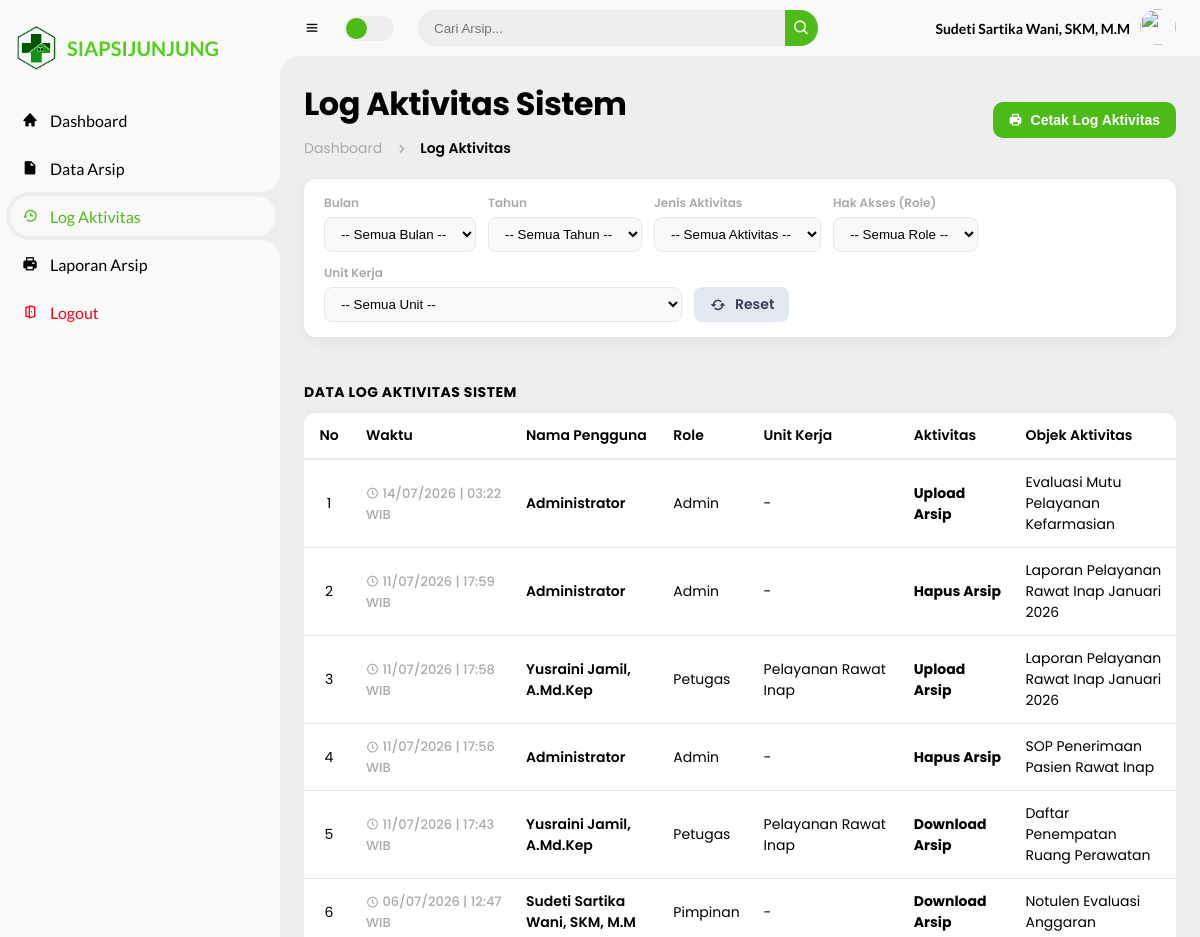
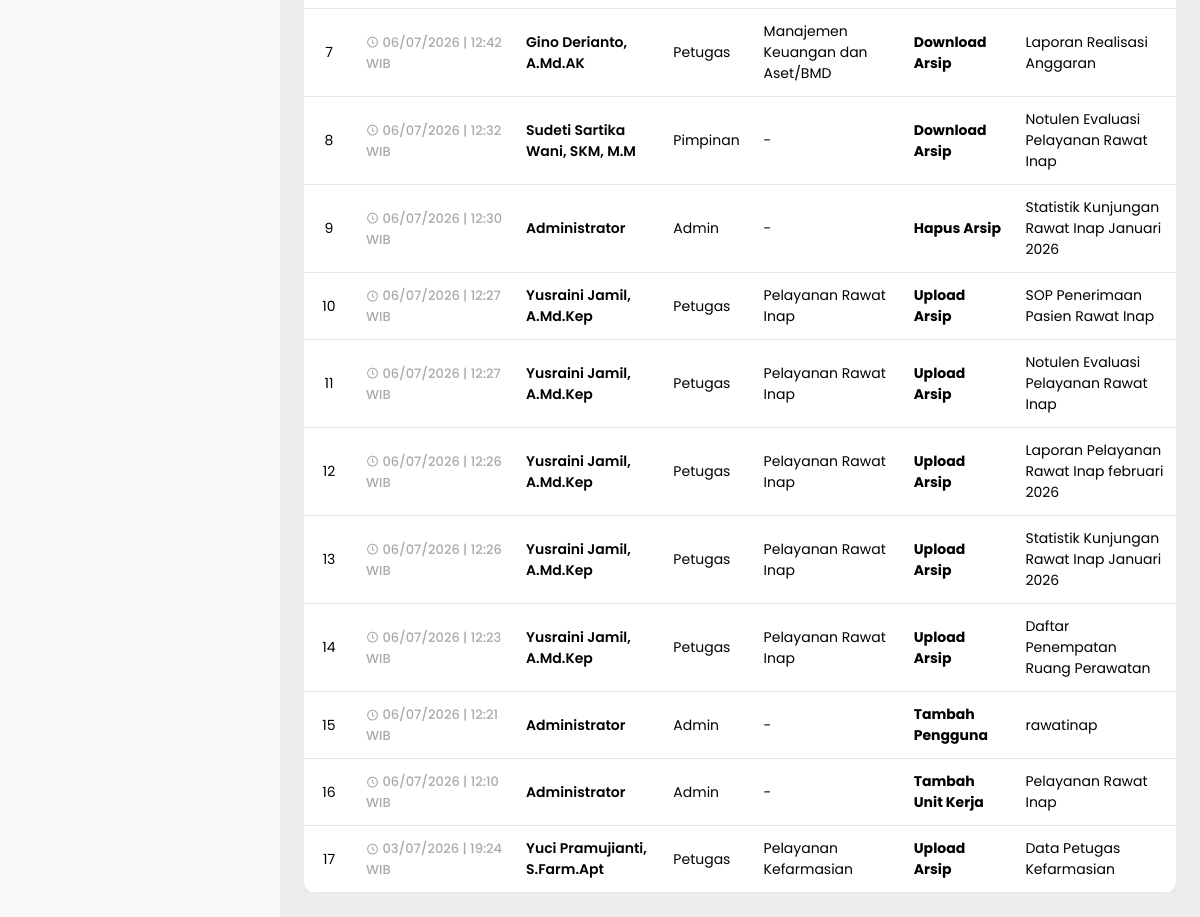
The app's page /pages/admin/log_aktivitas.php (signed in) with its own data (2 pictures, top to bottom).
### tables this page shows
CREATE TABLE `log_aktivitas` (
  `id_log` int(11) NOT NULL,
  `waktu` timestamp NOT NULL DEFAULT current_timestamp(),
  `id_user` int(11) NOT NULL,
  `aktivitas` varchar(50) NOT NULL,
  `objek_aktivitas` varchar(255) NOT NULL
);

CREATE TABLE `users` (
  `id_user` int(11) NOT NULL,
  `username` varchar(50) NOT NULL,
  `password` varchar(255) NOT NULL,
  `nama_lengkap` varchar(100) NOT NULL,
  `foto` varchar(255) DEFAULT NULL,
  `role` enum('admin','petugas','pimpinan') NOT NULL,
  `id_unit` int(11) DEFAULT NULL,
  `status` enum('aktif','nonaktif') DEFAULT 'aktif',
  `created_at` timestamp NOT NULL DEFAULT current_timestamp()
);

CREATE TABLE `unit_kerja` (
  `id_unit` int(11) NOT NULL,
  `kode_unit` varchar(20) NOT NULL,
  `nama_unit` varchar(100) NOT NULL,
  `penanggung_jawab` varchar(100) NOT NULL,
  `created_at` timestamp NOT NULL DEFAULT current_timestamp()
);

### pages/admin/log_aktivitas.php (the view, shortened to what this page needs)
<?php
include "../../config/koneksi.php";
$query_base = "SELECT l.*, u.nama_lengkap, u.role, uk.nama_unit
               FROM log_aktivitas l
               JOIN users u ON l.id_user = u.id_user
               LEFT JOIN unit_kerja uk ON u.id_unit = uk.id_unit
               WHERE 1=1";
$query_log = mysqli_query($koneksi, $query_base . " ORDER BY l.waktu DESC");
?>
<!DOCTYPE html>
<html lang="id">
<head>
    <link rel="stylesheet" href="../../assets/boxicons-2.1.4/css/boxicons.min.css">
    <link rel="stylesheet" href="../../assets/css/style.css">
</head>
<body>
    <?php include '../partials/sidebar.php'; ?>
    <section id="content">
        <?php include '../partials/navbar.php'; ?>
        <main>
            <div class="head-title">
                <div class="left">
                    <h1>Log Aktivitas Sistem</h1>
                    <ul class="breadcrumb">
                        <li><a href="dashboard.php">Dashboard</a></li>
                        <li><i class='bx bx-chevron-right'></i></li>
                        <li><a class="active" href="#">Log Aktivitas</a></li>
                    </ul>
                </div>
                <div class="action-box">
                    <button onclick="window.print()" class="btn-action-custom btn-print" style="background: var(--green); border-radius: 10px;">
                        <i class='bx bxs-printer' style="font-size: 14px; color:#fff;"></i>
                        <span style="color: #ffff;" class="text">Cetak Log Aktivitas</span>
                    </button>
                </div>
            </div>
            <div class="filter-card-custom">
                <form action="" method="GET" style="display: flex; gap: 12px; flex-wrap: wrap; width: 100%; align-items: flex-end;">
                    <div class="form-group-custom">
                        <label>Bulan</label>
                        <select name="filter_bulan" onchange="this.form.submit()" style="cursor: pointer;">
                            <option value="">-- Semua Bulan --</option>
                        </select>
                    </div>
                    <div class="form-group-custom">
                        <label>Tahun</label>
                        <select name="filter_tahun" onchange="this.form.submit()" style="cursor: pointer;">
                            <option value="">-- Semua Tahun --</option>
                        </select>
                    </div>
                    <div class="form-group-custom">
                        <label>Jenis Aktivitas</label>
                        <select name="filter_aksi" onchange="this.form.submit()" style="cursor: pointer;">
                            <option value="">-- Semua Aktivitas --</option>
                        </select>
                    </div>
                    <div class="form-group-custom">
                        <label>Hak Akses (Role)</label>
                        <select name="filter_role" onchange="this.form.submit()" style="cursor: pointer;">
                            <option value="">-- Semua Role --</option>
                        </select>
                    </div>
                    <div class="form-group-custom">
                        <label>Unit Kerja</label>
                        <select name="filter_unit" onchange="this.form.submit()" style="cursor: pointer;">
                            <option value="">-- Semua Unit --</option>
                        </select>
                    </div>
                    <div class="form-group-custom">
                        <a href="log_aktivitas.php" class="btn-action-custom" style="background: #e2e8f0; color: #334155 !important; border-radius: 8px; height: 35px; padding: 0 15px;">
                            <i class='bx bx-refresh' style="font-size: 18px;"></i> Reset
                        </a>
                    </div>
                </form>
            </div>
            <div class="table-data">
                <div class="order">
                    <div class="head">
                        <h3 style="color: var(--dark)">Data Log Aktivitas Sistem</h3>
                    </div>
                    <table>
                        <thead>
                            <tr>
                                <th width="50" style="text-align: center;">No</th>
                                <th width="160">Waktu</th>
                                <th>Nama Pengguna</th>
                                <th>Role</th>
                                <th>Unit Kerja</th>
                                <th>Aktivitas</th>
                                <th>Objek Aktivitas</th>
                            </tr>
                        </thead>
                        <tbody>
                            <?php
                            $no = 1;
                            if (mysqli_num_rows($query_log) > 0) :
                                while($row = mysqli_fetch_assoc($query_log)) :
                            ?>
                            <tr>
                                <td style="text-align: center;"><?= $no++; ?></td>
                                <td>
                                    <span style="color: var(--dark-grey); font-size: 13px; font-weight: 500;">
                                        <i class='bx bx-time-five' style="vertical-align: middle;"></i> <?= date('d/m/Y | H:i', strtotime($row['waktu'])); ?> WIB
                                    </span>
                                </td>
                                <td>
                                    <p style="font-weight: 600; color: var(--dark); margin:0;"><?= htmlspecialchars($row['nama_lengkap']); ?></p>
                                </td>
                                <td>
                                    <span class="status <?= $row['role']; ?>"><?= ucfirst($row['role']); ?></span>
                                </td>
                                <td><?= htmlspecialchars($row['nama_unit'] ?? '-'); ?></td>
                                <td>
                                    <span style="font-weight: bold; color: var(--blue);"><?= htmlspecialchars($row['aktivitas']); ?></span>
                                </td>
                                <td><?= htmlspecialchars($row['objek_aktivitas']); ?></td>
                            </tr>
                            <?php
                                endwhile;
                            endif; ?>
                        </tbody>
                    </table>
                </div>
            </div>
        </main>
    </section>
</body>
</html>

### assets/css/style.css (style rules this page uses)
* { margin: 0; padding: 0; box-sizing: border-box; }
a { text-decoration: none; }
li { list-style: none; }
:root { --poppins: 'Poppins', sans-serif; --lato: 'Lato', sans-serif; --light: #F9F9F9; --green: #4cbb17; --light-green: #CFE8FF; --grey: #eee; --dark-grey: #AAAAAA; --berkas:#ffb300; --dark: #000000; --red: rgb(255, 0, 25); --yellow: #FFCE26; --light-yellow: #FFF2C6; --orange: #FD7238; --light-orange: #FFE0D3; --white-card: #ffffff; --border-color: #e5e7eb; }
html { overflow-x: hidden !important; }
body { background: var(--grey); overflow-x: hidden; }
#content { position: relative; width: calc(100% - 280px); left: 280px; transition: .3s ease; }
#content main { width: 100%; padding: 40px 30px; font-family: var(--poppins); max-height: calc(100vh - 56px); overflow-y: auto; }
#content main .head-title { display: flex; align-items: center; justify-content: space-between; grid-gap: 16px; flex-wrap: wrap; }
#content main .head-title .left h1 { font-size: 32px; font-weight: 700; margin-bottom: 5px; color: var(--dark); letter-spacing: -0.5px; }
.table-data { width: 100%; margin-top: 25px; }
.table-data table { width: 100%; border-collapse: separate; border-spacing: 0; background: var(--white-card); border-radius: 12px; overflow: hidden; box-shadow: 0 6px 18px rgba(0, 0, 0, 0.05); }
.table-data thead th { background: var(--light); color: var(--dark); padding: 14px 12px; font-size: 14px; font-weight: 600; text-align: left; border-bottom: 1px solid var(--border-color); }
.table-data tbody td { padding: 14px 12px; font-size: 14px; color: var(--dark); border-bottom: 1px solid var(--border-color); vertical-align: middle; }

### pages/admin/log_aktivitas.php (style rules this page uses)
html, body { height: 100vh; overflow: hidden !important; }
#content main { height: calc(100vh - 56px); overflow: hidden; display: flex; flex-direction: column; padding: 24px; box-sizing: border-box; }
.head-title { flex-shrink: 0; margin-bottom: 20px !important; }
.breadcrumb { display: flex; align-items: center; grid-gap: 10px; margin-top: 10px; }
.breadcrumb li { color: var(--dark); list-style: none; display: flex; align-items: center; }
.breadcrumb li a { color: var(--dark-grey); font-size: 14px; text-decoration: none; }
.breadcrumb li a.active { color: var(--blue); font-weight: 600; }
.breadcrumb li i { font-size: 18px; color: var(--dark-grey); }
.action-box { display: flex; gap: 12px; align-items: center; }
.btn-action-custom { height: 36px; padding: 0 16px; border-radius: 36px; font-size: 14px; font-weight: 600; display: inline-flex; align-items: center; justify-content: center; gap: 8px; color: var(--light) !important; text-decoration: none; border: none; cursor: pointer; transition: all 0.3s ease; }
.head h3 { font-size: 14px; font-weight: 700; color: var(--dark); margin-bottom: 10px; text-transform: uppercase; letter-spacing: 0.5px; }
.filter-card-custom { background: var(--white-card, #fff); padding: 15px 20px; border-radius: 12px; margin-bottom: 20px; box-shadow: 0 4px 12px rgba(0, 0, 0, 0.05); flex-shrink: 0; }
.form-group-custom { display: flex; flex-direction: column; gap: 5px; }
.form-group-custom label { font-size: 12px; font-weight: 600; color: var(--dark-grey); }
.form-group-custom select { padding: 8px 12px; border-radius: 8px; border: 1px solid var(--border-color); background: var(--light); color: var(--dark); outline: none; height: 35px; box-sizing: border-box; }
.table-data { display: flex; flex-direction: column; flex-grow: 1; min-height: 0; }
.table-data .order { flex-grow: 1; overflow-y: auto; min-height: 0; }
.table-data .order table { width: 100%; border-collapse: collapse; }
.table-data .order table th { position: sticky; top: 0; background: var(--white-card, #fff); z-index: 10; text-align: left; padding: 12px; border-bottom: 2px solid var(--border-color); }
.table-data .order table td { padding: 12px; border-bottom: 1px solid var(--border-color); }

### records on screen
log_aktivitas: waktu "14/07/2026 | 03:22", id_user.nama_lengkap "Administrator", id_user.role "Admin", nama_unit "-", aktivitas "Upload Arsip", objek_aktivitas "Evaluasi Mutu Pelayanan Kefarmasian"
log_aktivitas: waktu "11/07/2026 | 17:59", id_user.nama_lengkap "Administrator", id_user.role "Admin", nama_unit "-", aktivitas "Hapus Arsip", objek_aktivitas "Laporan Pelayanan Rawat Inap Januari 2026"
log_aktivitas: waktu "11/07/2026 | 17:58", id_user.nama_lengkap "Yusraini Jamil, A.Md.Kep", id_user.role "Petugas", unit_kerja.nama_unit "Pelayanan Rawat Inap", aktivitas "Upload Arsip", objek_aktivitas "Laporan Pelayanan Rawat Inap Januari 2026"
log_aktivitas: waktu "11/07/2026 | 17:56", id_user.nama_lengkap "Administrator", id_user.role "Admin", nama_unit "-", aktivitas "Hapus Arsip", objek_aktivitas "SOP Penerimaan Pasien Rawat Inap"
log_aktivitas: waktu "11/07/2026 | 17:43", id_user.nama_lengkap "Yusraini Jamil, A.Md.Kep", id_user.role "Petugas", unit_kerja.nama_unit "Pelayanan Rawat Inap", aktivitas "Download Arsip", objek_aktivitas "Daftar Penempatan Ruang Perawatan"
log_aktivitas: waktu "06/07/2026 | 12:47", id_user.nama_lengkap "Sudeti Sartika Wani, SKM, M.M", id_user.role "Pimpinan", nama_unit "-", aktivitas "Download Arsip", objek_aktivitas "Notulen Evaluasi Anggaran"
log_aktivitas: waktu "06/07/2026 | 12:42", id_user.nama_lengkap "Gino Derianto, A.Md.AK", id_user.role "Petugas", unit_kerja.nama_unit "Manajemen Keuangan dan Aset/BMD", aktivitas "Download Arsip", objek_aktivitas "Laporan Realisasi Anggaran"
log_aktivitas: waktu "06/07/2026 | 12:32", id_user.nama_lengkap "Sudeti Sartika Wani, SKM, M.M", id_user.role "Pimpinan", nama_unit "-", aktivitas "Download Arsip", objek_aktivitas "Notulen Evaluasi Pelayanan Rawat Inap"
log_aktivitas: waktu "06/07/2026 | 12:30", id_user.nama_lengkap "Administrator", id_user.role "Admin", nama_unit "-", aktivitas "Hapus Arsip", objek_aktivitas "Statistik Kunjungan Rawat Inap Januari 2026"
log_aktivitas: waktu "06/07/2026 | 12:27", id_user.nama_lengkap "Yusraini Jamil, A.Md.Kep", id_user.role "Petugas", unit_kerja.nama_unit "Pelayanan Rawat Inap", aktivitas "Upload Arsip", objek_aktivitas "SOP Penerimaan Pasien Rawat Inap"
log_aktivitas: waktu "06/07/2026 | 12:27", id_user.nama_lengkap "Yusraini Jamil, A.Md.Kep", id_user.role "Petugas", unit_kerja.nama_unit "Pelayanan Rawat Inap", aktivitas "Upload Arsip", objek_aktivitas "Notulen Evaluasi Pelayanan Rawat Inap"
log_aktivitas: waktu "06/07/2026 | 12:26", id_user.nama_lengkap "Yusraini Jamil, A.Md.Kep", id_user.role "Petugas", unit_kerja.nama_unit "Pelayanan Rawat Inap", aktivitas "Upload Arsip", objek_aktivitas "Laporan Pelayanan Rawat Inap februari 2026"
log_aktivitas: waktu "06/07/2026 | 12:26", id_user.nama_lengkap "Yusraini Jamil, A.Md.Kep", id_user.role "Petugas", unit_kerja.nama_unit "Pelayanan Rawat Inap", aktivitas "Upload Arsip", objek_aktivitas "Statistik Kunjungan Rawat Inap Januari 2026"
log_aktivitas: waktu "06/07/2026 | 12:23", id_user.nama_lengkap "Yusraini Jamil, A.Md.Kep", id_user.role "Petugas", unit_kerja.nama_unit "Pelayanan Rawat Inap", aktivitas "Upload Arsip", objek_aktivitas "Daftar Penempatan Ruang Perawatan"
log_aktivitas: waktu "06/07/2026 | 12:21", id_user.nama_lengkap "Administrator", id_user.role "Admin", nama_unit "-", aktivitas "Tambah Pengguna", objek_aktivitas "rawatinap"
log_aktivitas: waktu "06/07/2026 | 12:10", id_user.nama_lengkap "Administrator", id_user.role "Admin", nama_unit "-", aktivitas "Tambah Unit Kerja", objek_aktivitas "Pelayanan Rawat Inap"
log_aktivitas: waktu "03/07/2026 | 19:24", id_user.nama_lengkap "Yuci Pramujianti, S.Farm.Apt", id_user.role "Petugas", unit_kerja.nama_unit "Pelayanan Kefarmasian", aktivitas "Upload Arsip", objek_aktivitas "Data Petugas Kefarmasian"

### other values on screen
$_SESSION['nama'] "Sudeti Sartika Wani, SKM, M.M"
